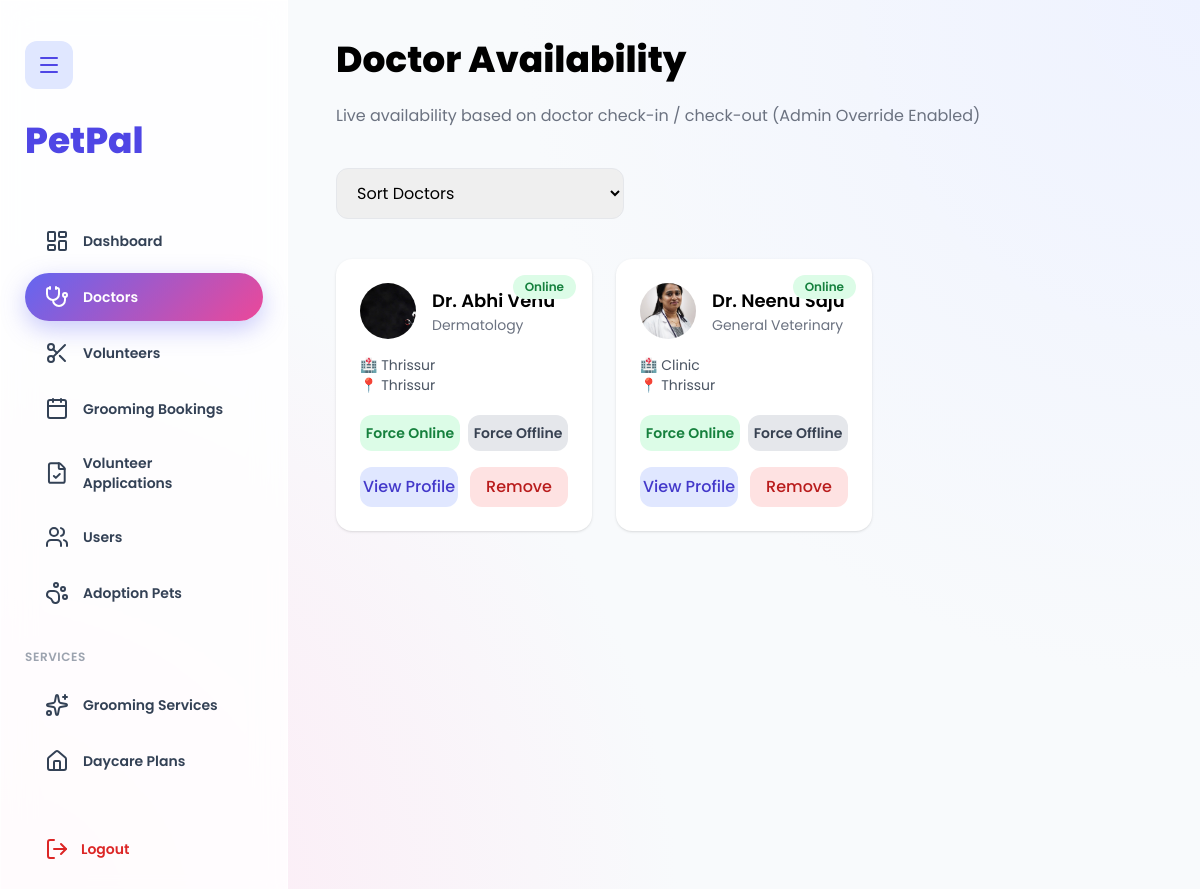
/petadmin/doctor/ (signed in), run on the app's committed database.
### doctor/models.py (models this page shows, shortened)
class doctor_registration(models.Model):
    name = models.CharField(max_length=100)
    email = models.EmailField(unique=True)
    phone = models.CharField(max_length=15, blank=True, null=True)
    city = models.CharField(max_length=50, blank=True, null=True)
    specialization = models.CharField(max_length=50, blank=True, null=True)
    experience = models.IntegerField(blank=True, null=True)
    license = models.CharField(max_length=50, blank=True, null=True)
    clinic = models.CharField(max_length=100, blank=True, null=True)
    image = models.ImageField(upload_to='doctorImages/', blank=True, null=True)
    password = models.CharField(max_length=128)
    is_active = models.BooleanField(default=True)
    is_checkout = models.BooleanField(default=True)
    is_available = models.BooleanField(default=False)

### Petadmin/views.py (the view)
# urls.py: path("doctor/", views.doctorAdmin, name="doctorAdmin"),
def doctorAdmin(request):
    if "admin_id" not in request.session:
        messages.error(request, "Please login as admin")
        return redirect("petadmin:loginAdmin")
    doctors = doctor_registration.objects.all()
    query = request.GET.get("q", "")
    if query:
        doctors = doctors.filter(
            Q(name__icontains=query) |
            Q(specialization__icontains=query) |
            Q(city__icontains=query)
        )
    availability = request.GET.get("availability", "")
    if availability == "available":
        doctors = doctors.filter(is_available=True)
    elif availability == "offline":
        doctors = doctors.filter(is_available=False)
    return render(
        request,
        "petadmin/doctorAdmin.html",
        {
            "doctors": doctors,
            "query": query,
            "availability": availability,
        }
    )

### templates/Petadmin/doctorAdmin.html (shortened to what this page needs)
{% extends "petadmin/baseAdmin.html" %}
{% load static %}
{% block content %}
<h1 class="text-4xl font-extrabold mb-6">Doctor Availability</h1>
<p class="text-gray-500 mb-10">
  Live availability based on doctor check-in / check-out (Admin Override Enabled)
</p>
<form method="get" class="mb-10 flex flex-wrap gap-4">
  <select
    name="sort"
    class="px-4 py-3 rounded-xl border w-full md:w-72"
    onchange="this.form.submit()"
  >
    <option value="">Sort Doctors</option>
  </select>
</form>
<div class="grid md:grid-cols-3 gap-6">
{% for doctor in doctors %}
<div class="bg-white p-6 rounded-2xl shadow relative">
  {% if doctor.is_available %}
    <span class="absolute top-4 right-4 px-3 py-1 rounded-full text-xs font-semibold bg-green-100 text-green-700">
      Online
    </span>
  {% else %}
    <span class="absolute top-4 right-4 px-3 py-1 rounded-full text-xs font-semibold bg-gray-200 text-gray-700">
      Offline
    </span>
  {% endif %}
  <div class="flex items-center gap-4 mb-4">
    {% if doctor.image %}
      <img src="{{ doctor.image.url }}" class="w-14 h-14 rounded-full object-cover">
    {% else %}
      <img src="{% static 'img/default-doctor.png' %}" class="w-14 h-14 rounded-full">
    {% endif %}
    <div>
      <h3 class="font-semibold text-lg">Dr. {{ doctor.name }}</h3>
      <p class="text-sm text-gray-500">{{ doctor.specialization }}</p>
    </div>
  </div>
  <p class="text-sm text-gray-600 mb-5">
    🏥 {{ doctor.clinic }} <br>
    📍 {{ doctor.city }}
  </p>
  <div class="flex gap-2 mb-4">
    <a href="{% url 'petadmin:forceDoctorOnline' doctor.id %}"
       class="flex-1 text-center py-2 rounded-xl text-sm font-semibold
       bg-green-100 text-green-700 hover:bg-green-200">
      Force Online
    </a>
    <a href="{% url 'petadmin:forceDoctorOffline' doctor.id %}"
       class="flex-1 text-center py-2 rounded-xl text-sm font-semibold
       bg-gray-200 text-gray-700 hover:bg-gray-300">
      Force Offline
    </a>
  </div>
  <div class="flex gap-3">
    <a href="{% url 'petadmin:doctorDetailsAdmin' doctor.id %}"
       class="flex-1 text-center py-2 rounded-xl bg-indigo-100 text-indigo-700 font-medium">
      View Profile
    </a>
    <a href="{% url 'petadmin:deleteDoctor' doctor.id %}"
       onclick="return confirm('Are you sure you want to remove this doctor?')"
       class="flex-1 text-center py-2 rounded-xl bg-red-100 text-red-700 font-medium">
      Remove
    </a>
  </div>
</div>
{% endfor %}
</div>
{% endblock %}

### templates/Petadmin/baseadmin.html (style rules this page uses)
body { font-family:"Poppins",sans-serif; background: radial-gradient(circle at top right,#eef2ff,transparent 45%), radial-gradient(circle at bottom left,#fde7f3,transparent 45%), #f8fafc; }

### data on the page
doctor_registration: is_available "Online", image (picture), name "Abhi Venu", specialization "Dermatology", clinic "Thrissur", city "Thrissur"
doctor_registration: is_available "Online", image (picture), name "Neenu Saju", specialization "General Veterinary", clinic "Clinic", city "Thrissur"
